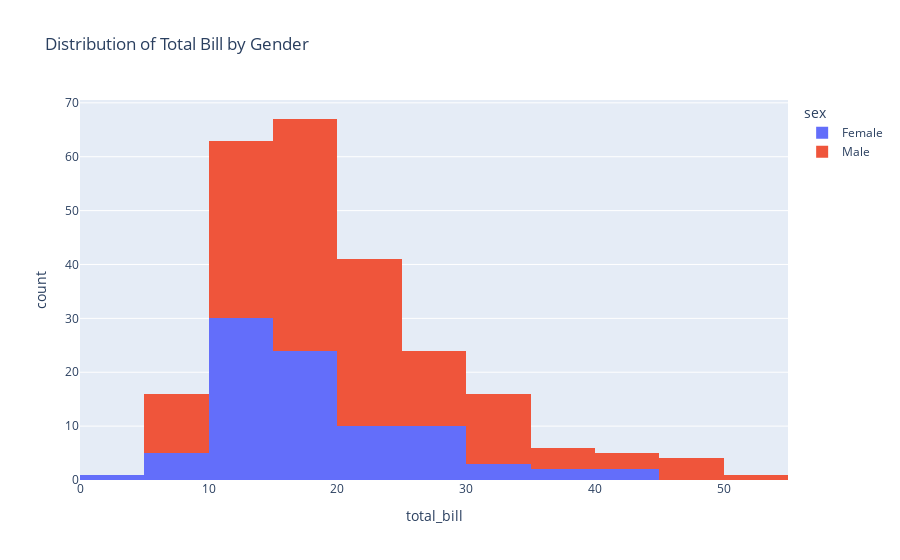

The notebook cell saved with this chart:
### Code cell
# Histogram example
fig = px.histogram(df, x='total_bill', nbins=20, color='sex', title='Distribution of Total Bill by Gender')
fig.show()

### Figure 1 — Plotly figure (JSON) as saved in the notebook; plotly's stock layout.template omitted (floating-point values rounded to 4 significant figures; data arrays with more than 128 entries replaced by an {"elided": "..."} marker saying what was removed)
{"data": [{"bingroup": "x", "hovertemplate": "sex=Female<br>total_bill=%{x}<br>count=%{y}<extra></extra>", "legendgroup": "Female", "marker": {"color": "#636efa", "pattern": {"shape": ""}}, "name": "Female", "nbinsx": 20, "orientation": "v", "showlegend": true, "type": "histogram", "x": [16.99, 24.59, 35.26, 14.83, 10.33, 16.97, 20.29, 15.77, 19.65, 15.06, 20.69, 16.93, 10.29, 34.81, 26.41, 16.45, 3.07, 17.07, 26.86, 25.28, 14.73, 10.07, 34.83, 5.75, 16.32, 22.75, 11.35, 15.38, 44.3, 22.42, 20.92, 14.31, 7.25, 25.71, 17.31, 10.65, 12.43, 24.08, 13.42, 12.48, 29.8, 14.52, 11.38, 20.27, 11.17, 12.26, 18.26, 8.51, 10.33, 14.15, 13.16, 17.47, 27.05, 16.43, 8.35, 18.64, 11.87, 29.85, 25.0, 13.39, 16.21, 17.51, 10.59, 10.63, 9.6, 20.9, 18.15, 19.81, 43.11, 13.0, 12.74, 13.0, 16.4, 16.47, 12.76, 13.27, 28.17, 12.9, 30.14, 13.42, 15.98, 16.27, 10.09, 22.12, 35.83, 27.18, 18.78], "xaxis": "x", "yaxis": "y"}, {"bingroup": "x", "hovertemplate": "sex=Male<br>total_bill=%{x}<br>count=%{y}<extra></extra>", "legendgroup": "Male", "marker": {"color": "#EF553B", "pattern": {"shape": ""}}, "name": "Male", "nbinsx": 20, "orientation": "v", "showlegend": true, "type": "histogram", "x": {"elided": "157 float values"}, "xaxis": "x", "yaxis": "y"}], "layout": {"barmode": "relative", "legend": {"title": {"text": "sex"}, "tracegroupgap": 0}, "title": {"text": "Distribution of Total Bill by Gender"}, "xaxis": {"anchor": "y", "domain": [0, 1], "title": {"text": "total_bill"}}, "yaxis": {"anchor": "x", "domain": [0, 1], "title": {"text": "count"}}}}
